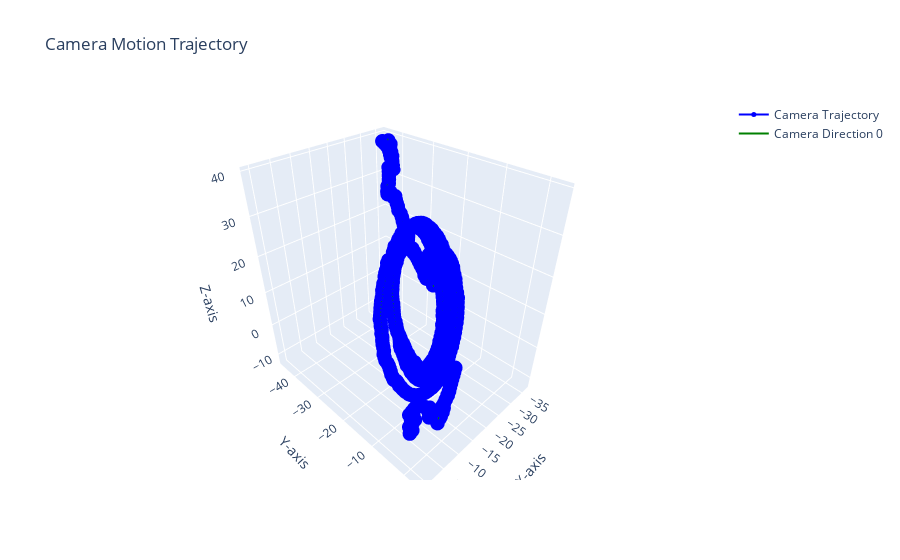

Here is the notebook cell this chart was saved with:
### Code cell
# Визуализация траектории


import plotly.graph_objects as go
import numpy as np

trajectory,pose_cam = create_trajectory(poses)
# Создание фигуры
fig = go.Figure()


fig.add_trace(go.Scatter3d(
    x=trajectory[:, 0],
    y=trajectory[:, 1],
    z=trajectory[:, 2],
    mode='lines+markers',
    marker=dict(size=5, color='blue'),
    line=dict(color='blue', width=2),
    name='Camera Trajectory'
))

# Добавление ориентации камеры в каждой точке траектории
for i, (R, t) in enumerate(zip(pose_cam,trajectory)):
    # Направление камеры (ось Z камеры)
    camera_direction = R @ np.array([0, 0, 1])  # Направление оси Z камеры
    camera_direction_end = t + camera_direction * 0.5  # Конец вектора направления

    # Добавляем линию, представляющую направление камеры
    fig.add_trace(go.Scatter3d(
        x=[t[0], camera_direction_end[0]],
        y=[t[1], camera_direction_end[1]],
        z=[t[2], camera_direction_end[2]],
        mode='lines',
        line=dict(color='green', width=2),
        name=f'Camera Direction {i}' if i == 0 else None,
        showlegend=False if i > 0 else True
    ))

# Настройка макета графика
fig.update_layout(
    title='Camera Motion Trajectory',
    scene=dict(
        xaxis_title='X-axis',
        yaxis_title='Y-axis',
        zaxis_title='Z-axis'
    ),
    showlegend=True
)
fig.write_html("RANSAC2.html")
fig.show()
